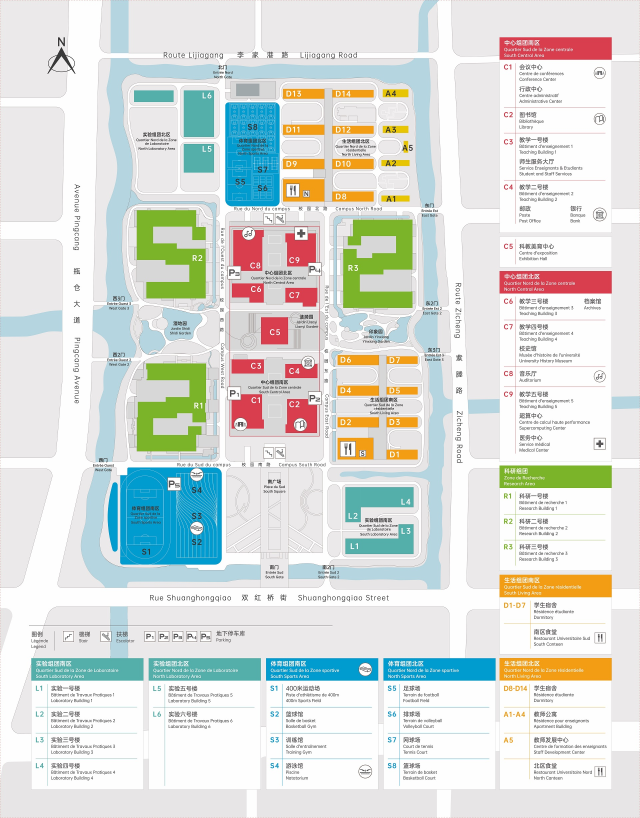
#> input picture hangzhoubeihang.jpg, 1920 x 2454 px (shown at 1/3 size)
$ python extract_ocr_candidates.py
#> lines starting #> are read from the running program, lines starting #| are printed output that depends on the picture
from PIL import Image, ImageEnhance, ImageFilter
import pytesseract
import re
import csv

pytesseract.pytesseract.tesseract_cmd = (
    r"C:\Program Files\Tesseract-OCR\tesseract.exe"
)

# Load and process map
original = Image.open("hangzhoubeihang.jpg")
#> original is the input picture: PIL image 1920x2454 RGB; mean R, G, B 217.9, 222.9, 219.2

image = original.resize(
    (original.width * 2, original.height * 2)
)

image = image.convert("L")
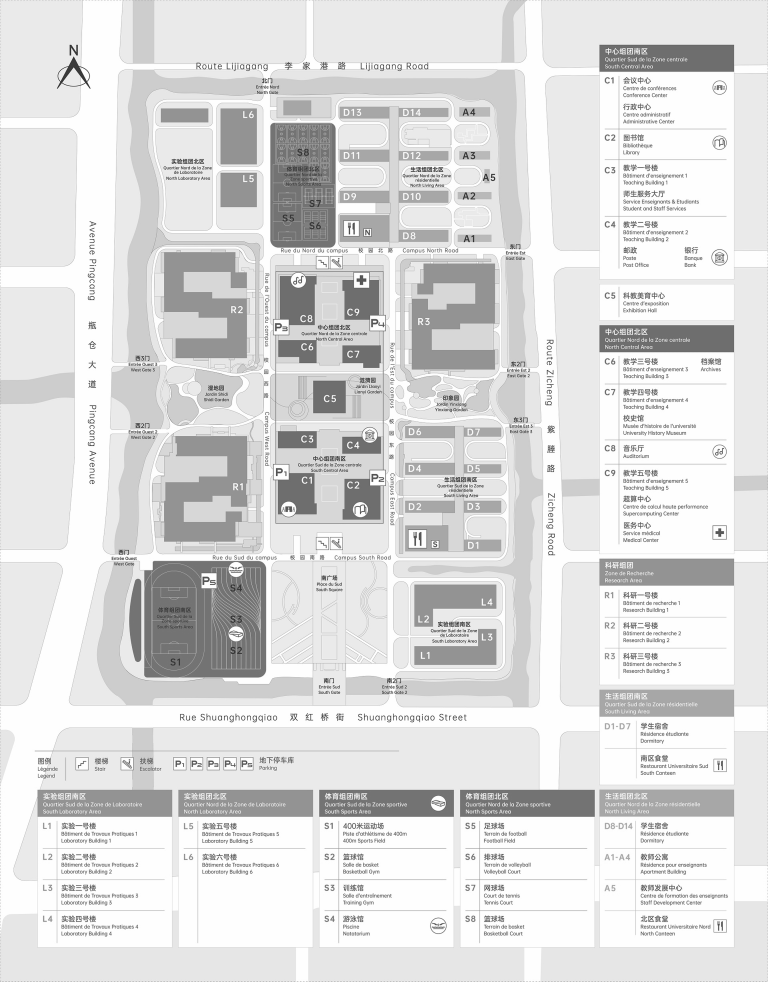
#> image: PIL image 3840x4908 L (shown at 1/5 size); min 0, max 255, mean 220.9
image = ImageEnhance.Contrast(image).enhance(2)
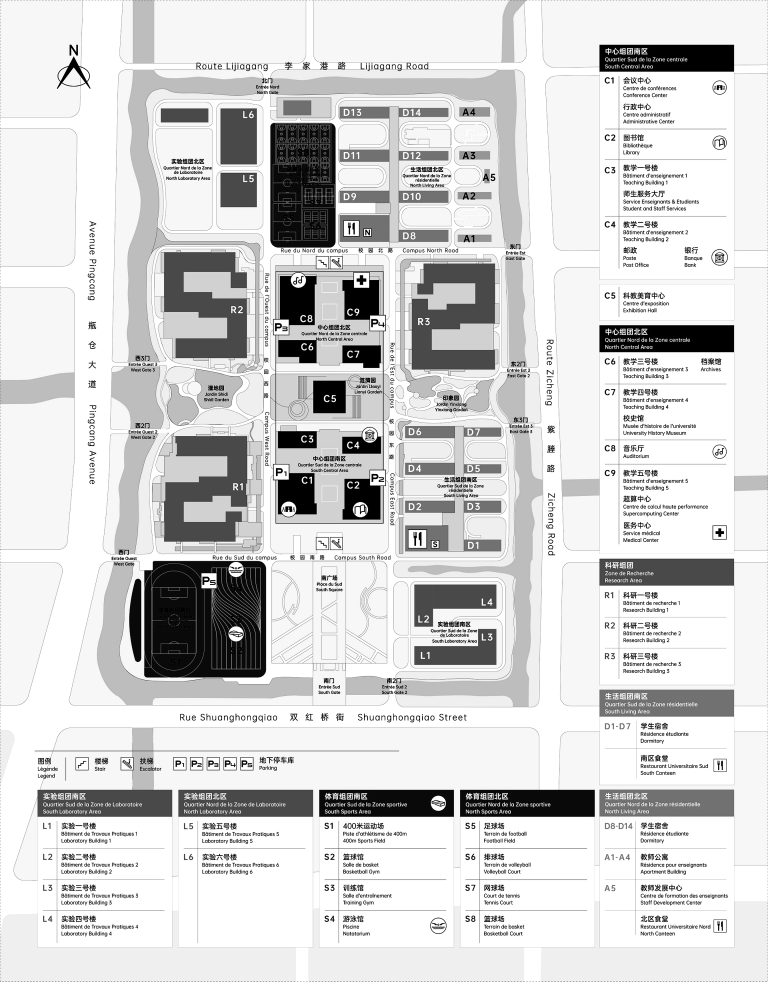
#> image: PIL image 3840x4908 L (shown at 1/5 size); min 0, max 255, mean 211.5
image = image.filter(ImageFilter.SHARPEN)

# Detect text
#> (the run stopped early here; a loop or call above may not have finished)
